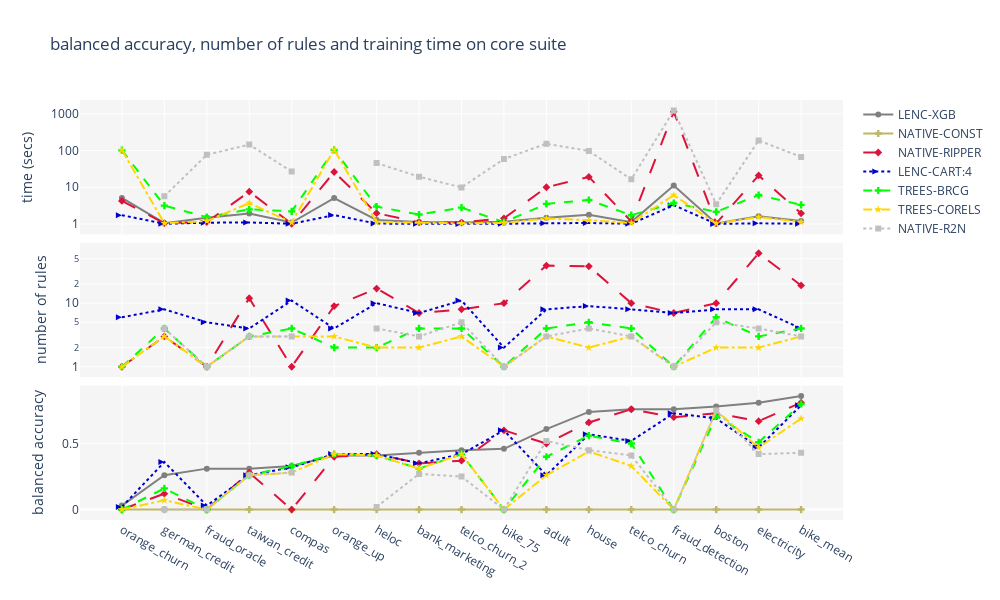

This figure's notebook cell:
### Code cell
perf_metric = 'adj_bal_acc'
sorted_df = df_core_suite.sort_values('LENC-XGB_'+perf_metric, ignore_index=True)
triple_chart(pipelines=DEFAULT_RI_PIPELINES, performance_metric=perf_metric, complexity_metric='nof_rules', df=sorted_df, df_long_name='core suite')

### Figure 1 — Plotly figure (JSON) as saved in the notebook; plotly's stock layout.template omitted (floating-point values rounded to 4 significant figures)
{"data": [{"line": {"color": "gray", "dash": "solid", "width": 2}, "marker": {"symbol": "circle"}, "mode": "markers+lines", "name": "LENC-XGB", "showlegend": true, "type": "scatter", "x": ["orange_churn", "german_credit", "fraud_oracle", "taiwan_credit", "compas", "orange_up", "heloc", "bank_marketing", "telco_churn_2", "bike_75", "adult", "house", "telco_churn", "fraud_detection", "boston", "electricity", "bike_mean"], "xaxis": "x3", "y": [0.03, 0.26, 0.31, 0.31, 0.33, 0.41, 0.41, 0.43, 0.45, 0.46, 0.61, 0.74, 0.76, 0.76, 0.78, 0.81, 0.86], "yaxis": "y3"}, {"line": {"color": "darkkhaki", "dash": "solid", "width": 2}, "marker": {"symbol": "cross"}, "mode": "markers+lines", "name": "NATIVE-CONST", "showlegend": true, "type": "scatter", "x": ["orange_churn", "german_credit", "fraud_oracle", "taiwan_credit", "compas", "orange_up", "heloc", "bank_marketing", "telco_churn_2", "bike_75", "adult", "house", "telco_churn", "fraud_detection", "boston", "electricity", "bike_mean"], "xaxis": "x3", "y": [0, 0, 0, 0, 0, 0, 0, 0, 0, 0, 0, 0, 0, 0, 0, 0, 0], "yaxis": "y3"}, {"line": {"color": "crimson", "dash": "longdash", "width": 2}, "marker": {"symbol": "diamond"}, "mode": "markers+lines", "name": "NATIVE-RIPPER", "showlegend": true, "type": "scatter", "x": ["orange_churn", "german_credit", "fraud_oracle", "taiwan_credit", "compas", "orange_up", "heloc", "bank_marketing", "telco_churn_2", "bike_75", "adult", "house", "telco_churn", "fraud_detection", "boston", "electricity", "bike_mean"], "xaxis": "x3", "y": [0, 0.12, 0, 0.28, 0, 0.4, 0.42, 0.35, 0.37, 0.6, 0.5, 0.66, 0.76, 0.7, 0.73, 0.67, 0.81], "yaxis": "y3"}, {"line": {"color": "mediumblue", "dash": "dot", "width": 2}, "marker": {"symbol": "arrow-right"}, "mode": "markers+lines", "name": "LENC-CART:4", "showlegend": true, "type": "scatter", "x": ["orange_churn", "german_credit", "fraud_oracle", "taiwan_credit", "compas", "orange_up", "heloc", "bank_marketing", "telco_churn_2", "bike_75", "adult", "house", "telco_churn", "fraud_detection", "boston", "electricity", "bike_mean"], "xaxis": "x3", "y": [0.02, 0.36, 0.03, 0.26, 0.32, 0.42, 0.42, 0.35, 0.42, 0.6, 0.26, 0.57, 0.52, 0.73, 0.69, 0.47, 0.79], "yaxis": "y3"}, {"line": {"color": "lime", "dash": "dash", "width": 2}, "marker": {"symbol": "cross"}, "mode": "markers+lines", "name": "TREES-BRCG", "showlegend": true, "type": "scatter", "x": ["orange_churn", "german_credit", "fraud_oracle", "taiwan_credit", "compas", "orange_up", "heloc", "bank_marketing", "telco_churn_2", "bike_75", "adult", "house", "telco_churn", "fraud_detection", "boston", "electricity", "bike_mean"], "xaxis": "x3", "y": [0, 0.16, 0, 0.26, 0.33, 0.42, 0.41, 0.31, 0.42, 0, 0.4, 0.56, 0.5, 0, 0.71, 0.51, 0.8], "yaxis": "y3"}, {"line": {"color": "gold", "dash": "dashdot", "width": 2}, "marker": {"symbol": "star"}, "mode": "markers+lines", "name": "TREES-CORELS", "showlegend": true, "type": "scatter", "x": ["orange_churn", "german_credit", "fraud_oracle", "taiwan_credit", "compas", "orange_up", "heloc", "bank_marketing", "telco_churn_2", "bike_75", "adult", "house", "telco_churn", "fraud_detection", "boston", "electricity", "bike_mean"], "xaxis": "x3", "y": [0, 0.07, 0, 0.26, 0.28, 0.42, 0.41, 0.31, 0.42, 0, 0.26, 0.44, 0.33, 0, 0.75, 0.47, 0.69], "yaxis": "y3"}, {"line": {"color": "silver", "dash": "dot", "width": 2}, "marker": {"symbol": "square"}, "mode": "markers+lines", "name": "NATIVE-R2N", "showlegend": true, "type": "scatter", "x": ["orange_churn", "german_credit", "fraud_oracle", "taiwan_credit", "compas", "orange_up", "heloc", "bank_marketing", "telco_churn_2", "bike_75", "adult", "house", "telco_churn", "fraud_detection", "boston", "electricity", "bike_mean"], "xaxis": "x3", "y": [null, 0, 0, 0.26, 0.28, null, 0.02, 0.27, 0.25, 0, 0.52, 0.45, 0.41, 0, 0.75, 0.42, 0.43], "yaxis": "y3"}, {"line": {"color": "crimson", "dash": "longdash", "width": 2}, "marker": {"symbol": "diamond"}, "mode": "markers+lines", "name": "NATIVE-RIPPER", "showlegend": false, "type": "scatter", "x": ["orange_churn", "german_credit", "fraud_oracle", "taiwan_credit", "compas", "orange_up", "heloc", "bank_marketing", "telco_churn_2", "bike_75", "adult", "house", "telco_churn", "fraud_detection", "boston", "electricity", "bike_mean"], "xaxis": "x2", "y": [1, 3, 1, 12, 1, 9, 17, 7, 8, 10, 39, 38, 10, 7, 10, 61, 19], "yaxis": "y2"}, {"line": {"color": "mediumblue", "dash": "dot", "width": 2}, "marker": {"symbol": "arrow-right"}, "mode": "markers+lines", "name": "LENC-CART:4", "showlegend": false, "type": "scatter", "x": ["orange_churn", "german_credit", "fraud_oracle", "taiwan_credit", "compas", "orange_up", "heloc", "bank_marketing", "telco_churn_2", "bike_75", "adult", "house", "telco_churn", "fraud_detection", "boston", "electricity", "bike_mean"], "xaxis": "x2", "y": [6, 8, 5, 4, 11, 4, 10, 7, 11, 2, 8, 9, 8, 7, 8, 8, 4], "yaxis": "y2"}, {"line": {"color": "lime", "dash": "dash", "width": 2}, "marker": {"symbol": "cross"}, "mode": "markers+lines", "name": "TREES-BRCG", "showlegend": false, "type": "scatter", "x": ["orange_churn", "german_credit", "fraud_oracle", "taiwan_credit", "compas", "orange_up", "heloc", "bank_marketing", "telco_churn_2", "bike_75", "adult", "house", "telco_churn", "fraud_detection", "boston", "electricity", "bike_mean"], "xaxis": "x2", "y": [1, 4, 1, 3, 4, 2, 2, 4, 4, 1, 4, 5, 4, 1, 6, 3, 4], "yaxis": "y2"}, {"line": {"color": "gold", "dash": "dashdot", "width": 2}, "marker": {"symbol": "star"}, "mode": "markers+lines", "name": "TREES-CORELS", "showlegend": false, "type": "scatter", "x": ["orange_churn", "german_credit", "fraud_oracle", "taiwan_credit", "compas", "orange_up", "heloc", "bank_marketing", "telco_churn_2", "bike_75", "adult", "house", "telco_churn", "fraud_detection", "boston", "electricity", "bike_mean"], "xaxis": "x2", "y": [1, 3, 1, 3, 3, 3, 2, 2, 3, 1, 3, 2, 3, 1, 2, 2, 3], "yaxis": "y2"}, {"line": {"color": "silver", "dash": "dot", "width": 2}, "marker": {"symbol": "square"}, "mode": "markers+lines", "name": "NATIVE-R2N", "showlegend": false, "type": "scatter", "x": ["orange_churn", "german_credit", "fraud_oracle", "taiwan_credit", "compas", "orange_up", "heloc", "bank_marketing", "telco_churn_2", "bike_75", "adult", "house", "telco_churn", "fraud_detection", "boston", "electricity", "bike_mean"], "xaxis": "x2", "y": [null, 4, 1, 3, 3, null, 4, 3, 5, 1, 3, 4, 3, 1, 5, 4, 3], "yaxis": "y2"}, {"line": {"color": "gray", "dash": "solid", "width": 2}, "marker": {"symbol": "circle"}, "mode": "markers+lines", "name": "LENC-XGB", "showlegend": false, "type": "scatter", "x": ["orange_churn", "german_credit", "fraud_oracle", "taiwan_credit", "compas", "orange_up", "heloc", "bank_marketing", "telco_churn_2", "bike_75", "adult", "house", "telco_churn", "fraud_detection", "boston", "electricity", "bike_mean"], "xaxis": "x", "y": [5.1, 1.05, 1.48, 1.93, 1.09, 5.07, 1.28, 1.13, 1.09, 1.14, 1.48, 1.79, 1.12, 11.1, 1.03, 1.62, 1.2], "yaxis": "y"}, {"line": {"color": "crimson", "dash": "longdash", "width": 2}, "marker": {"symbol": "diamond"}, "mode": "markers+lines", "name": "NATIVE-RIPPER", "showlegend": false, "type": "scatter", "x": ["orange_churn", "german_credit", "fraud_oracle", "taiwan_credit", "compas", "orange_up", "heloc", "bank_marketing", "telco_churn_2", "bike_75", "adult", "house", "telco_churn", "fraud_detection", "boston", "electricity", "bike_mean"], "xaxis": "x", "y": [4.22, 1.05, 1.12, 7.55, 1.01, 25.94, 1.96, 1.11, 1.09, 1.42, 9.98, 19.06, 1.17, 1129.0, 1.04, 20.9, 1.94], "yaxis": "y"}, {"line": {"color": "mediumblue", "dash": "dot", "width": 2}, "marker": {"symbol": "arrow-right"}, "mode": "markers+lines", "name": "LENC-CART:4", "showlegend": false, "type": "scatter", "x": ["orange_churn", "german_credit", "fraud_oracle", "taiwan_credit", "compas", "orange_up", "heloc", "bank_marketing", "telco_churn_2", "bike_75", "adult", "house", "telco_churn", "fraud_detection", "boston", "electricity", "bike_mean"], "xaxis": "x", "y": [1.73, 1.01, 1.08, 1.1, 1.01, 1.74, 1.02, 1.01, 1, 1.01, 1.04, 1.06, 1.01, 3.24, 1, 1.04, 1.01], "yaxis": "y"}, {"line": {"color": "lime", "dash": "dash", "width": 2}, "marker": {"symbol": "cross"}, "mode": "markers+lines", "name": "TREES-BRCG", "showlegend": false, "type": "scatter", "x": ["orange_churn", "german_credit", "fraud_oracle", "taiwan_credit", "compas", "orange_up", "heloc", "bank_marketing", "telco_churn_2", "bike_75", "adult", "house", "telco_churn", "fraud_detection", "boston", "electricity", "bike_mean"], "xaxis": "x", "y": [101.8, 3.15, 1.53, 2.49, 2.2, 104.1, 2.96, 1.8, 2.78, 1.12, 3.51, 4.49, 1.73, 3.72, 2.14, 6.11, 3.31], "yaxis": "y"}, {"line": {"color": "gold", "dash": "dashdot", "width": 2}, "marker": {"symbol": "star"}, "mode": "markers+lines", "name": "TREES-CORELS", "showlegend": false, "type": "scatter", "x": ["orange_churn", "german_credit", "fraud_oracle", "taiwan_credit", "compas", "orange_up", "heloc", "bank_marketing", "telco_churn_2", "bike_75", "adult", "house", "telco_churn", "fraud_detection", "boston", "electricity", "bike_mean"], "xaxis": "x", "y": [102.9, 1.04, 1.19, 3.7, 1.09, 104.3, 1.12, 1.08, 1.04, 1.07, 1.41, 1.26, 1.06, 6.1, 1.02, 1.54, 1.13], "yaxis": "y"}, {"line": {"color": "silver", "dash": "dot", "width": 2}, "marker": {"symbol": "square"}, "mode": "markers+lines", "name": "NATIVE-R2N", "showlegend": false, "type": "scatter", "x": ["orange_churn", "german_credit", "fraud_oracle", "taiwan_credit", "compas", "orange_up", "heloc", "bank_marketing", "telco_churn_2", "bike_75", "adult", "house", "telco_churn", "fraud_detection", "boston", "electricity", "bike_mean"], "xaxis": "x", "y": [null, 5.66, 76.28, 144.8, 26.65, null, 45.47, 19.32, 9.88, 58.58, 153.5, 96.81, 16.37, 1231.0, 3.45, 187.7, 67.01], "yaxis": "y"}], "layout": {"height": 600, "plot_bgcolor": "whitesmoke", "title": {"text": "balanced accuracy, number of rules and training time on core suite"}, "width": 1000, "xaxis": {"anchor": "y", "domain": [0, 1], "matches": "x3", "showticklabels": false}, "xaxis2": {"anchor": "y2", "domain": [0, 1], "matches": "x3", "showticklabels": false}, "xaxis3": {"anchor": "y3", "domain": [0, 1]}, "yaxis": {"anchor": "x", "domain": [0.68, 1], "title": {"text": "time (secs)"}, "type": "log"}, "yaxis2": {"anchor": "x2", "domain": [0.34, 0.66], "title": {"text": "number of rules"}, "type": "log"}, "yaxis3": {"anchor": "x3", "domain": [0, 0.32], "title": {"text": "balanced accuracy"}}}}
